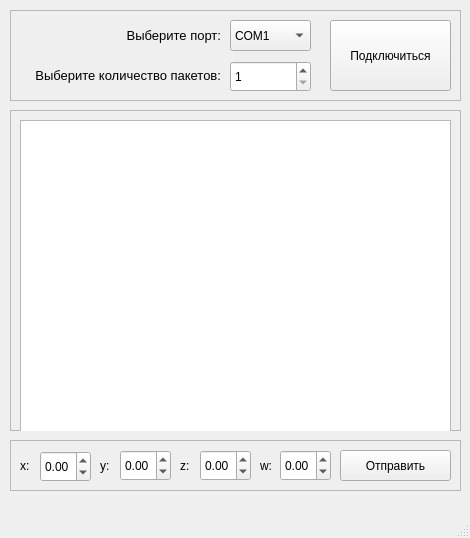
<?xml version="1.0" encoding="UTF-8"?>
<ui version="4.0">
 <class>Window</class>
 <widget class="QMainWindow" name="Window">
  <property name="geometry">
   <rect>
    <x>0</x>
    <y>0</y>
    <width>470</width>
    <height>538</height>
   </rect>
  </property>
  <property name="sizePolicy">
   <sizepolicy hsizetype="Preferred" vsizetype="Preferred">
    <horstretch>0</horstretch>
    <verstretch>0</verstretch>
   </sizepolicy>
  </property>
  <property name="windowTitle">
   <string>ComReader</string>
  </property>
  <widget class="QWidget" name="centralwidget">
   <widget class="QFrame" name="InputFrame">
    <property name="geometry">
     <rect>
      <x>10</x>
      <y>10</y>
      <width>451</width>
      <height>91</height>
     </rect>
    </property>
    <property name="frameShape">
     <enum>QFrame::StyledPanel</enum>
    </property>
    <property name="frameShadow">
     <enum>QFrame::Raised</enum>
    </property>
    <widget class="QComboBox" name="comsComboBox">
     <property name="geometry">
      <rect>
       <x>220</x>
       <y>10</y>
       <width>81</width>
       <height>31</height>
      </rect>
     </property>
     <property name="cursor">
      <cursorShape>PointingHandCursor</cursorShape>
     </property>
     <property name="editable">
      <bool>false</bool>
     </property>
     <property name="currentText">
      <string notr="true">COM1</string>
     </property>
     <property name="currentIndex">
      <number>0</number>
     </property>
     <item>
      <property name="text">
       <string>COM1</string>
      </property>
     </item>
     <item>
      <property name="text">
       <string>COM2</string>
      </property>
     </item>
     <item>
      <property name="text">
       <string>COM3</string>
      </property>
     </item>
     <item>
      <property name="text">
       <string>COM4</string>
      </property>
     </item>
     <item>
      <property name="text">
       <string>COM5</string>
      </property>
     </item>
     <item>
      <property name="text">
       <string>COM6</string>
      </property>
     </item>
     <item>
      <property name="text">
       <string>COM7</string>
      </property>
     </item>
     <item>
      <property name="text">
       <string>COM8</string>
      </property>
     </item>
     <item>
      <property name="text">
       <string>COM9</string>
      </property>
     </item>
    </widget>
    <widget class="QPushButton" name="connectButton">
     <property name="geometry">
      <rect>
       <x>320</x>
       <y>10</y>
       <width>121</width>
       <height>71</height>
      </rect>
     </property>
     <property name="cursor">
      <cursorShape>PointingHandCursor</cursorShape>
     </property>
     <property name="text">
      <string>Подключиться</string>
     </property>
    </widget>
    <widget class="QLabel" name="label">
     <property name="geometry">
      <rect>
       <x>20</x>
       <y>50</y>
       <width>191</width>
       <height>31</height>
      </rect>
     </property>
     <property name="text">
      <string>&lt;html&gt;&lt;head/&gt;&lt;body&gt;&lt;p align=&quot;right&quot;&gt;&lt;span style=&quot; font-size:10pt;&quot;&gt;Выберите количество пакетов:&lt;/span&gt;&lt;/p&gt;&lt;/body&gt;&lt;/html&gt;</string>
     </property>
    </widget>
    <widget class="QLabel" name="label_2">
     <property name="geometry">
      <rect>
       <x>20</x>
       <y>10</y>
       <width>191</width>
       <height>31</height>
      </rect>
     </property>
     <property name="text">
      <string>&lt;html&gt;&lt;head/&gt;&lt;body&gt;&lt;p align=&quot;right&quot;&gt;&lt;span style=&quot; font-size:10pt;&quot;&gt;Выберите порт:&lt;/span&gt;&lt;/p&gt;&lt;/body&gt;&lt;/html&gt;</string>
     </property>
    </widget>
    <widget class="QSpinBox" name="countOfPackets">
     <property name="geometry">
      <rect>
       <x>220</x>
       <y>51</y>
       <width>81</width>
       <height>31</height>
      </rect>
     </property>
     <property name="minimum">
      <number>1</number>
     </property>
     <property name="maximum">
      <number>1000</number>
     </property>
    </widget>
   </widget>
   <widget class="QFrame" name="OutputFrame">
    <property name="geometry">
     <rect>
      <x>10</x>
      <y>110</y>
      <width>451</width>
      <height>321</height>
     </rect>
    </property>
    <property name="frameShape">
     <enum>QFrame::StyledPanel</enum>
    </property>
    <property name="frameShadow">
     <enum>QFrame::Raised</enum>
    </property>
    <widget class="QTableWidget" name="outTable">
     <property name="geometry">
      <rect>
       <x>10</x>
       <y>10</y>
       <width>431</width>
       <height>341</height>
      </rect>
     </property>
     <property name="autoScroll">
      <bool>true</bool>
     </property>
     <property name="editTriggers">
      <set>QAbstractItemView::NoEditTriggers</set>
     </property>
     <property name="sortingEnabled">
      <bool>true</bool>
     </property>
     <attribute name="horizontalHeaderVisible">
      <bool>false</bool>
     </attribute>
     <attribute name="horizontalHeaderCascadingSectionResizes">
      <bool>true</bool>
     </attribute>
     <attribute name="horizontalHeaderDefaultSectionSize">
      <number>100</number>
     </attribute>
     <attribute name="horizontalHeaderHighlightSections">
      <bool>true</bool>
     </attribute>
     <attribute name="horizontalHeaderShowSortIndicator" stdset="0">
      <bool>true</bool>
     </attribute>
     <attribute name="horizontalHeaderStretchLastSection">
      <bool>true</bool>
     </attribute>
     <column>
      <property name="text">
       <string>x</string>
      </property>
      <property name="font">
       <font>
        <weight>75</weight>
        <bold>true</bold>
       </font>
      </property>
      <property name="textAlignment">
       <set>AlignCenter</set>
      </property>
     </column>
     <column>
      <property name="text">
       <string>y</string>
      </property>
      <property name="font">
       <font>
        <weight>75</weight>
        <bold>true</bold>
       </font>
      </property>
      <property name="textAlignment">
       <set>AlignCenter</set>
      </property>
     </column>
     <column>
      <property name="text">
       <string>z</string>
      </property>
      <property name="font">
       <font>
        <weight>75</weight>
        <bold>true</bold>
       </font>
      </property>
      <property name="textAlignment">
       <set>AlignCenter</set>
      </property>
     </column>
     <column>
      <property name="text">
       <string notr="true">w</string>
      </property>
      <property name="font">
       <font>
        <weight>75</weight>
        <bold>true</bold>
       </font>
      </property>
      <property name="textAlignment">
       <set>AlignCenter</set>
      </property>
     </column>
    </widget>
   </widget>
   <widget class="QFrame" name="InputFrame_2">
    <property name="geometry">
     <rect>
      <x>10</x>
      <y>440</y>
      <width>451</width>
      <height>51</height>
     </rect>
    </property>
    <property name="frameShape">
     <enum>QFrame::StyledPanel</enum>
    </property>
    <property name="frameShadow">
     <enum>QFrame::Raised</enum>
    </property>
    <widget class="QPushButton" name="sendButton">
     <property name="geometry">
      <rect>
       <x>330</x>
       <y>10</y>
       <width>111</width>
       <height>31</height>
      </rect>
     </property>
     <property name="cursor">
      <cursorShape>PointingHandCursor</cursorShape>
     </property>
     <property name="text">
      <string>Отправить</string>
     </property>
    </widget>
    <widget class="QDoubleSpinBox" name="x_box">
     <property name="geometry">
      <rect>
       <x>30</x>
       <y>11</y>
       <width>51</width>
       <height>31</height>
      </rect>
     </property>
     <property name="minimum">
      <double>-99.989999999999995</double>
     </property>
    </widget>
    <widget class="QLabel" name="x_label">
     <property name="geometry">
      <rect>
       <x>10</x>
       <y>10</y>
       <width>16</width>
       <height>31</height>
      </rect>
     </property>
     <property name="text">
      <string>x:</string>
     </property>
    </widget>
    <widget class="QDoubleSpinBox" name="y_box">
     <property name="geometry">
      <rect>
       <x>110</x>
       <y>10</y>
       <width>51</width>
       <height>31</height>
      </rect>
     </property>
     <property name="minimum">
      <double>-99.989999999999995</double>
     </property>
    </widget>
    <widget class="QLabel" name="y_label">
     <property name="geometry">
      <rect>
       <x>90</x>
       <y>10</y>
       <width>16</width>
       <height>31</height>
      </rect>
     </property>
     <property name="text">
      <string>y:</string>
     </property>
    </widget>
    <widget class="QDoubleSpinBox" name="z_box">
     <property name="geometry">
      <rect>
       <x>190</x>
       <y>10</y>
       <width>51</width>
       <height>31</height>
      </rect>
     </property>
     <property name="minimum">
      <double>-99.989999999999995</double>
     </property>
    </widget>
    <widget class="QLabel" name="z_label">
     <property name="geometry">
      <rect>
       <x>170</x>
       <y>10</y>
       <width>16</width>
       <height>31</height>
      </rect>
     </property>
     <property name="text">
      <string>z:</string>
     </property>
    </widget>
    <widget class="QDoubleSpinBox" name="w_box">
     <property name="geometry">
      <rect>
       <x>270</x>
       <y>10</y>
       <width>51</width>
       <height>31</height>
      </rect>
     </property>
     <property name="minimum">
      <double>-99.989999999999995</double>
     </property>
    </widget>
    <widget class="QLabel" name="w_label">
     <property name="geometry">
      <rect>
       <x>250</x>
       <y>10</y>
       <width>16</width>
       <height>31</height>
      </rect>
     </property>
     <property name="text">
      <string>w:</string>
     </property>
    </widget>
   </widget>
  </widget>
  <widget class="QMenuBar" name="menubar">
   <property name="geometry">
    <rect>
     <x>0</x>
     <y>0</y>
     <width>470</width>
     <height>20</height>
    </rect>
   </property>
  </widget>
  <widget class="QStatusBar" name="statusbar"/>
 </widget>
 <resources/>
 <connections/>
</ui>
